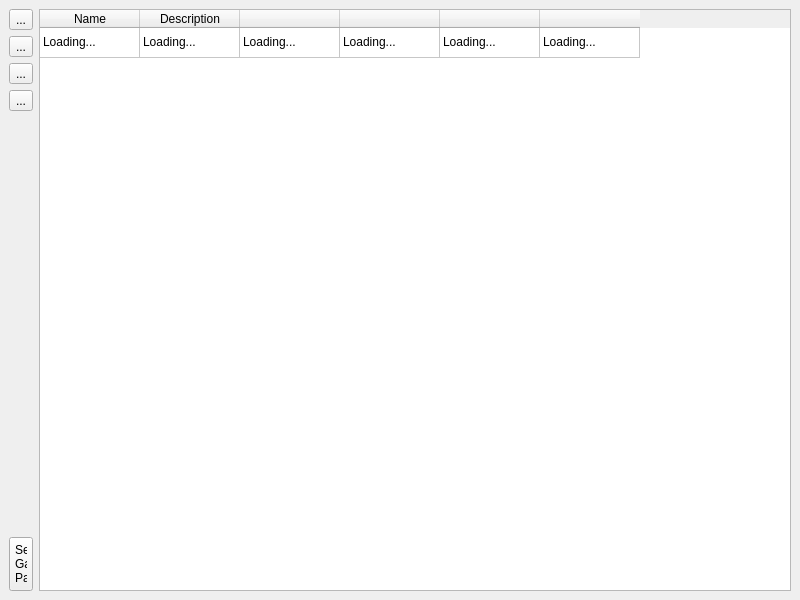
<?xml version="1.0" encoding="UTF-8"?>
<ui version="4.0">
 <class>MainWindow</class>
 <widget class="QMainWindow" name="MainWindow">
  <property name="geometry">
   <rect>
    <x>0</x>
    <y>0</y>
    <width>800</width>
    <height>600</height>
   </rect>
  </property>
  <property name="windowTitle">
   <string>MainWindow</string>
  </property>
  <widget class="QWidget" name="wCentral">
   <layout class="QHBoxLayout" name="lCentral">
    <item>
     <widget class="QWidget" name="wButtonBar" native="true">
      <property name="sizePolicy">
       <sizepolicy hsizetype="Minimum" vsizetype="Minimum">
        <horstretch>0</horstretch>
        <verstretch>0</verstretch>
       </sizepolicy>
      </property>
      <layout class="QVBoxLayout" name="lButtonBar">
       <property name="leftMargin">
        <number>0</number>
       </property>
       <property name="topMargin">
        <number>0</number>
       </property>
       <property name="rightMargin">
        <number>0</number>
       </property>
       <property name="bottomMargin">
        <number>0</number>
       </property>
       <item>
        <widget class="QToolButton" name="b1">
         <property name="sizePolicy">
          <sizepolicy hsizetype="Minimum" vsizetype="Minimum">
           <horstretch>0</horstretch>
           <verstretch>0</verstretch>
          </sizepolicy>
         </property>
         <property name="text">
          <string>...</string>
         </property>
        </widget>
       </item>
       <item>
        <widget class="QToolButton" name="b2">
         <property name="sizePolicy">
          <sizepolicy hsizetype="Minimum" vsizetype="Minimum">
           <horstretch>0</horstretch>
           <verstretch>0</verstretch>
          </sizepolicy>
         </property>
         <property name="text">
          <string>...</string>
         </property>
        </widget>
       </item>
       <item>
        <widget class="QToolButton" name="b3">
         <property name="sizePolicy">
          <sizepolicy hsizetype="Minimum" vsizetype="Minimum">
           <horstretch>0</horstretch>
           <verstretch>0</verstretch>
          </sizepolicy>
         </property>
         <property name="text">
          <string>...</string>
         </property>
        </widget>
       </item>
       <item>
        <widget class="QToolButton" name="b4">
         <property name="sizePolicy">
          <sizepolicy hsizetype="Minimum" vsizetype="Minimum">
           <horstretch>0</horstretch>
           <verstretch>0</verstretch>
          </sizepolicy>
         </property>
         <property name="text">
          <string>...</string>
         </property>
        </widget>
       </item>
       <item>
        <spacer name="sButtonBar">
         <property name="orientation">
          <enum>Qt::Vertical</enum>
         </property>
         <property name="sizeHint" stdset="0">
          <size>
           <width>20</width>
           <height>40</height>
          </size>
         </property>
        </spacer>
       </item>
       <item>
        <widget class="QToolButton" name="bSetGamePath">
         <property name="sizePolicy">
          <sizepolicy hsizetype="Minimum" vsizetype="Minimum">
           <horstretch>0</horstretch>
           <verstretch>0</verstretch>
          </sizepolicy>
         </property>
         <layout class="QVBoxLayout" name="lSetGamePath">
          <property name="leftMargin">
           <number>6</number>
          </property>
          <property name="topMargin">
           <number>6</number>
          </property>
          <property name="rightMargin">
           <number>6</number>
          </property>
          <property name="bottomMargin">
           <number>6</number>
          </property>
          <item>
           <widget class="QLabel" name="lbSetGamePath">
            <property name="sizePolicy">
             <sizepolicy hsizetype="Minimum" vsizetype="Minimum">
              <horstretch>0</horstretch>
              <verstretch>0</verstretch>
             </sizepolicy>
            </property>
            <property name="mouseTracking">
             <bool>false</bool>
            </property>
            <property name="text">
             <string>Set Game Path</string>
            </property>
            <property name="wordWrap">
             <bool>true</bool>
            </property>
            <property name="textInteractionFlags">
             <set>Qt::NoTextInteraction</set>
            </property>
           </widget>
          </item>
         </layout>
        </widget>
       </item>
      </layout>
     </widget>
    </item>
    <item>
     <widget class="QTableWidget" name="tModList">
      <property name="editTriggers">
       <set>QAbstractItemView::NoEditTriggers</set>
      </property>
      <property name="showDropIndicator" stdset="0">
       <bool>false</bool>
      </property>
      <property name="alternatingRowColors">
       <bool>true</bool>
      </property>
      <property name="selectionMode">
       <enum>QAbstractItemView::NoSelection</enum>
      </property>
      <property name="verticalScrollMode">
       <enum>QAbstractItemView::ScrollPerPixel</enum>
      </property>
      <property name="horizontalScrollMode">
       <enum>QAbstractItemView::ScrollPerPixel</enum>
      </property>
      <property name="cornerButtonEnabled">
       <bool>false</bool>
      </property>
      <attribute name="horizontalHeaderVisible">
       <bool>true</bool>
      </attribute>
      <attribute name="verticalHeaderVisible">
       <bool>false</bool>
      </attribute>
      <row>
       <property name="text">
        <string>1</string>
       </property>
      </row>
      <column>
       <property name="text">
        <string>Name</string>
       </property>
      </column>
      <column>
       <property name="text">
        <string>Description</string>
       </property>
      </column>
      <column>
       <property name="text">
        <string/>
       </property>
      </column>
      <column>
       <property name="text">
        <string/>
       </property>
      </column>
      <column>
       <property name="text">
        <string/>
       </property>
      </column>
      <column>
       <property name="text">
        <string/>
       </property>
      </column>
      <item row="0" column="0">
       <property name="text">
        <string>Loading...</string>
       </property>
      </item>
      <item row="0" column="1">
       <property name="text">
        <string>Loading...</string>
       </property>
      </item>
      <item row="0" column="2">
       <property name="text">
        <string>Loading...</string>
       </property>
      </item>
      <item row="0" column="3">
       <property name="text">
        <string>Loading...</string>
       </property>
      </item>
      <item row="0" column="4">
       <property name="text">
        <string>Loading...</string>
       </property>
      </item>
      <item row="0" column="5">
       <property name="text">
        <string>Loading...</string>
       </property>
      </item>
     </widget>
    </item>
   </layout>
  </widget>
 </widget>
 <resources/>
 <connections/>
</ui>
